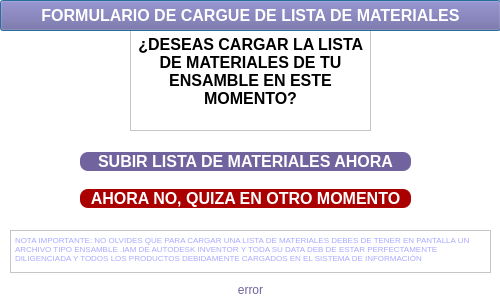
<?xml version="1.0" encoding="UTF-8"?>
<ui version="4.0">
 <class>Formulario650</class>
 <widget class="QDialog" name="Formulario650">
  <property name="geometry">
   <rect>
    <x>0</x>
    <y>0</y>
    <width>500</width>
    <height>300</height>
   </rect>
  </property>
  <property name="minimumSize">
   <size>
    <width>500</width>
    <height>300</height>
   </size>
  </property>
  <property name="maximumSize">
   <size>
    <width>500</width>
    <height>300</height>
   </size>
  </property>
  <property name="sizeIncrement">
   <size>
    <width>500</width>
    <height>300</height>
   </size>
  </property>
  <property name="baseSize">
   <size>
    <width>500</width>
    <height>300</height>
   </size>
  </property>
  <property name="windowTitle">
   <string>FORMULARIO DE CONFIRMACIÓN DE GRUPO</string>
  </property>
  <property name="accessibleName">
   <string/>
  </property>
  <property name="autoFillBackground">
   <bool>false</bool>
  </property>
  <property name="styleSheet">
   <string notr="true">background-color: rgb(255, 255, 255);</string>
  </property>
  <widget class="QTextEdit" name="textEdit">
   <property name="geometry">
    <rect>
     <x>10</x>
     <y>230</y>
     <width>481</width>
     <height>43</height>
    </rect>
   </property>
   <property name="acceptDrops">
    <bool>true</bool>
   </property>
   <property name="toolTip">
    <string/>
   </property>
   <property name="toolTipDuration">
    <number>-1</number>
   </property>
   <property name="inputMethodHints">
    <set>Qt::ImhNone</set>
   </property>
   <property name="lineWidth">
    <number>0</number>
   </property>
   <property name="undoRedoEnabled">
    <bool>false</bool>
   </property>
   <property name="readOnly">
    <bool>true</bool>
   </property>
   <property name="html">
    <string>&lt;!DOCTYPE HTML PUBLIC &quot;-//W3C//DTD HTML 4.0//EN&quot; &quot;http://www.w3.org/TR/REC-html40/strict.dtd&quot;&gt;
&lt;html&gt;&lt;head&gt;&lt;meta name=&quot;qrichtext&quot; content=&quot;1&quot; /&gt;&lt;meta charset=&quot;utf-8&quot; /&gt;&lt;style type=&quot;text/css&quot;&gt;
p, li { white-space: pre-wrap; }
hr { height: 1px; border-width: 0; }
li.unchecked::marker { content: &quot;\2610&quot;; }
li.checked::marker { content: &quot;\2612&quot;; }
&lt;/style&gt;&lt;/head&gt;&lt;body style=&quot; font-family:'Segoe UI'; font-size:9pt; font-weight:400; font-style:normal;&quot;&gt;
&lt;p style=&quot; margin-top:0px; margin-bottom:0px; margin-left:0px; margin-right:0px; -qt-block-indent:0; text-indent:0px;&quot;&gt;&lt;span style=&quot; font-size:6pt; color:#aaaaff;&quot;&gt;NOTA IMPORTANTE: NO OLVIDES QUE PARA CARGAR UNA LISTA DE MATERIALES DEBES DE TENER EN PANTALLA UN ARCHIVO TIPO ENSAMBLE .IAM DE AUTODESK INVENTOR Y TODA SU DATA DEB DE ESTAR PERFECTAMENTE DILIGENCIADA Y TODOS LOS PRODUCTOS DEBIDAMENTE CARGADOS EN EL SISTEMA DE INFORMACIÓN&lt;/span&gt;&lt;/p&gt;&lt;/body&gt;&lt;/html&gt;</string>
   </property>
  </widget>
  <widget class="QTextEdit" name="textEdit_2">
   <property name="geometry">
    <rect>
     <x>130</x>
     <y>30</y>
     <width>241</width>
     <height>101</height>
    </rect>
   </property>
   <property name="focusPolicy">
    <enum>Qt::WheelFocus</enum>
   </property>
   <property name="html">
    <string>&lt;!DOCTYPE HTML PUBLIC &quot;-//W3C//DTD HTML 4.0//EN&quot; &quot;http://www.w3.org/TR/REC-html40/strict.dtd&quot;&gt;
&lt;html&gt;&lt;head&gt;&lt;meta name=&quot;qrichtext&quot; content=&quot;1&quot; /&gt;&lt;meta charset=&quot;utf-8&quot; /&gt;&lt;style type=&quot;text/css&quot;&gt;
p, li { white-space: pre-wrap; }
hr { height: 1px; border-width: 0; }
li.unchecked::marker { content: &quot;\2610&quot;; }
li.checked::marker { content: &quot;\2612&quot;; }
&lt;/style&gt;&lt;/head&gt;&lt;body style=&quot; font-family:'Segoe UI'; font-size:9pt; font-weight:400; font-style:normal;&quot;&gt;
&lt;p align=&quot;center&quot; style=&quot; margin-top:0px; margin-bottom:0px; margin-left:0px; margin-right:0px; -qt-block-indent:0; text-indent:0px;&quot;&gt;&lt;span style=&quot; font-size:12pt; font-weight:700;&quot;&gt;¿DESEAS CARGAR LA LISTA DE MATERIALES DE TU ENSAMBLE EN ESTE MOMENTO?&lt;/span&gt;&lt;/p&gt;&lt;/body&gt;&lt;/html&gt;</string>
   </property>
  </widget>
  <widget class="QLabel" name="lblMensaje">
   <property name="geometry">
    <rect>
     <x>0</x>
     <y>280</y>
     <width>501</width>
     <height>20</height>
    </rect>
   </property>
   <property name="text">
    <string>&lt;html&gt;&lt;head/&gt;&lt;body&gt;&lt;p align=&quot;center&quot;&gt;&lt;span style=&quot; color:#71639e;&quot;&gt;error&lt;/span&gt;&lt;/p&gt;&lt;/body&gt;&lt;/html&gt;</string>
   </property>
   <property name="alignment">
    <set>Qt::AlignCenter</set>
   </property>
  </widget>
  <widget class="QPushButton" name="pushButton_2">
   <property name="geometry">
    <rect>
     <x>0</x>
     <y>0</y>
     <width>501</width>
     <height>31</height>
    </rect>
   </property>
   <property name="font">
    <font>
     <pointsize>12</pointsize>
     <bold>true</bold>
    </font>
   </property>
   <property name="cursor">
    <cursorShape>PointingHandCursor</cursorShape>
   </property>
   <property name="styleSheet">
    <string notr="true">background-color: rgb(113, 99, 158);
color: rgb(255, 255, 255);
</string>
   </property>
   <property name="text">
    <string>FORMULARIO DE CARGUE DE LISTA DE MATERIALES</string>
   </property>
  </widget>
  <widget class="QLabel" name="label">
   <property name="geometry">
    <rect>
     <x>0</x>
     <y>40</y>
     <width>111</width>
     <height>81</height>
    </rect>
   </property>
   <property name="text">
    <string/>
   </property>
   <property name="pixmap">
    <pixmap>../LibImaOddo/LogoAutomateBlanco.jpg</pixmap>
   </property>
   <property name="scaledContents">
    <bool>true</bool>
   </property>
  </widget>
  <widget class="QLabel" name="label_2">
   <property name="geometry">
    <rect>
     <x>380</x>
     <y>40</y>
     <width>111</width>
     <height>81</height>
    </rect>
   </property>
   <property name="text">
    <string/>
   </property>
   <property name="pixmap">
    <pixmap>../LibImaOddo/LogoAutomateBlanco.jpg</pixmap>
   </property>
   <property name="scaledContents">
    <bool>true</bool>
   </property>
  </widget>
  <widget class="QWidget" name="layoutWidget">
   <property name="geometry">
    <rect>
     <x>80</x>
     <y>140</y>
     <width>331</width>
     <height>81</height>
    </rect>
   </property>
   <layout class="QVBoxLayout" name="verticalLayout">
    <item>
     <widget class="QPushButton" name="btnSubirLista">
      <property name="font">
       <font>
        <pointsize>12</pointsize>
        <bold>true</bold>
       </font>
      </property>
      <property name="toolTip">
       <string>&lt;html&gt;&lt;head/&gt;&lt;body&gt;&lt;p&gt;&lt;span style=&quot; font-weight:600;&quot;&gt;Confirmar y Subir BoM&lt;/span&gt;&lt;/p&gt;&lt;p&gt;Analiza el ensamble activo en Inventor y sube su estructura de componentes (Lista de Materiales) a Odoo.&lt;/p&gt;&lt;/body&gt;&lt;/html&gt;</string>
      </property>
      <property name="cursor">
       <cursorShape>PointingHandCursor</cursorShape>
      </property>
      <property name="styleSheet">
       <string notr="true">QPushButton{
background-color: rgb(113, 99, 158);
color: rgb(255, 255, 255);
border-radius:8px}

QPushButton:hover{	
	background-color: qconicalgradient(cx:0.5, cy:0.5, angle:0, stop:0 rgba(35, 40, 3, 255), stop:0.16 rgba(136, 106, 22, 255), stop:0.225 rgba(166, 140, 41, 255), stop:0.285 rgba(204, 181, 74, 255), stop:0.345 rgba(235, 219, 102, 255), stop:0.415 rgba(245, 236, 112, 255), stop:0.52 rgba(209, 190, 76, 255), stop:0.57 rgba(187, 156, 51, 255), stop:0.635 rgba(168, 142, 42, 255), stop:0.695 rgba(202, 174, 68, 255), stop:0.75 rgba(218, 202, 86, 255), stop:0.815 rgba(208, 187, 73, 255), stop:0.88 rgba(187, 156, 51, 255), stop:0.935 rgba(137, 108, 26, 255), stop:1 rgba(35, 40, 3, 255));
}
</string>
      </property>
      <property name="text">
       <string>SUBIR LISTA DE MATERIALES AHORA</string>
      </property>
     </widget>
    </item>
    <item>
     <widget class="QPushButton" name="btnNoSubirLista">
      <property name="font">
       <font>
        <pointsize>12</pointsize>
        <bold>true</bold>
       </font>
      </property>
      <property name="toolTip">
       <string>&lt;html&gt;&lt;head/&gt;&lt;body&gt;&lt;p&gt;&lt;span style=&quot; font-weight:600;&quot;&gt;Posponer Carga&lt;/span&gt;&lt;/p&gt;&lt;p&gt;Cierra la aplicación. Podrás subir la lista de materiales más adelante.&lt;/p&gt;&lt;/body&gt;&lt;/html&gt;</string>
      </property>
      <property name="cursor">
       <cursorShape>PointingHandCursor</cursorShape>
      </property>
      <property name="styleSheet">
       <string notr="true">QPushButton{
background-color: rgb(170, 0, 0);
color: rgb(255, 255, 255);
border-radius:8px}

QPushButton:hover{	
	background-color: qconicalgradient(cx:0.5, cy:0.5, angle:0, stop:0 rgba(35, 40, 3, 255), stop:0.16 rgba(136, 106, 22, 255), stop:0.225 rgba(166, 140, 41, 255), stop:0.285 rgba(204, 181, 74, 255), stop:0.345 rgba(235, 219, 102, 255), stop:0.415 rgba(245, 236, 112, 255), stop:0.52 rgba(209, 190, 76, 255), stop:0.57 rgba(187, 156, 51, 255), stop:0.635 rgba(168, 142, 42, 255), stop:0.695 rgba(202, 174, 68, 255), stop:0.75 rgba(218, 202, 86, 255), stop:0.815 rgba(208, 187, 73, 255), stop:0.88 rgba(187, 156, 51, 255), stop:0.935 rgba(137, 108, 26, 255), stop:1 rgba(35, 40, 3, 255));
}
</string>
      </property>
      <property name="text">
       <string>AHORA NO, QUIZA EN OTRO MOMENTO</string>
      </property>
     </widget>
    </item>
   </layout>
  </widget>
 </widget>
 <resources>
  <include location="../LibImaOddo/logosOdooAutomate.qrc"/>
 </resources>
 <connections/>
</ui>
